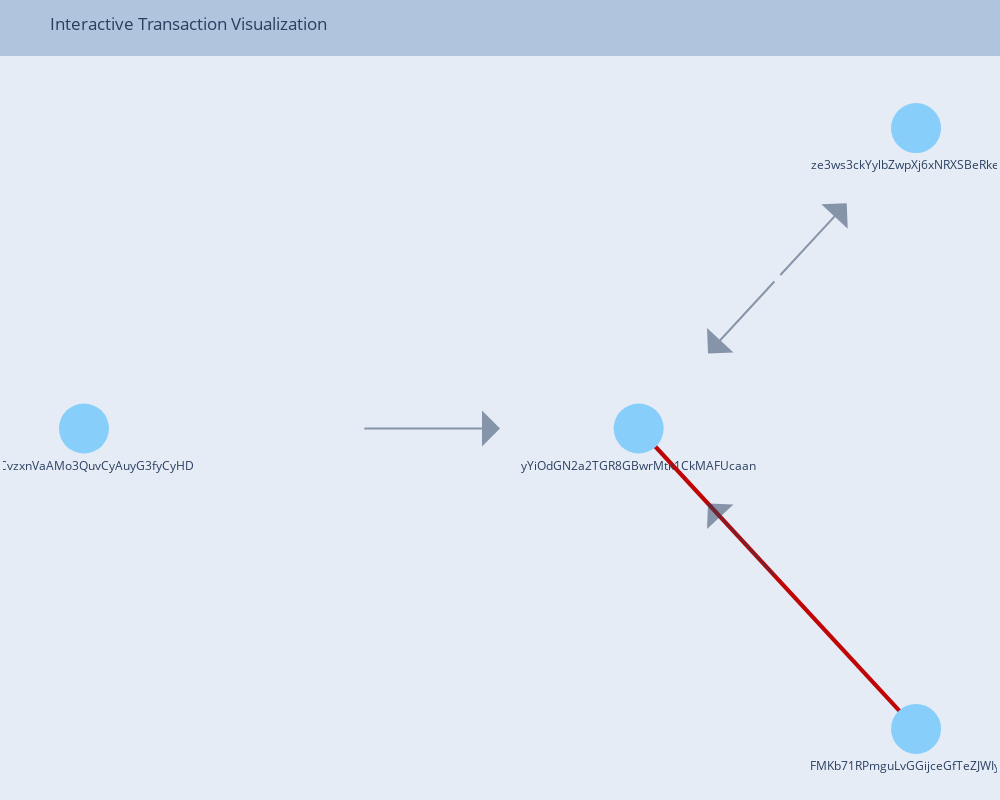

Source (notebook cell):
### Code cell
AccountToSearch = flowGraph_centerNode



# edge1 = pd.read_csv('edge1.csv')
# node1 = pd.read_csv('node1.csv')

# filter the record by datetime, to enable interactive control through the input box
# edge1['Datetime'] = "" # add empty Datetime column to edge1 dataframe
# accountSet=set() # contain unique account
# for index in range(0,len(edge1)):
#     edge1['Datetime'][index] = datetime.strptime(edge1['Date'][index], '%d/%m/%Y')
#     if edge1['Datetime'][index].year<yearRange[0] or edge1['Datetime'][index].year>yearRange[1]:
#         edge1.drop(axis=0, index=index, inplace=True)
#         continue
#     accountSet.add(edge1['Source'][index])
#     accountSet.add(edge1['Target'][index])

# to define the centric point of the networkx layout
shells=[]
shell1=[]
shell1.append(AccountToSearch)
shells.append(shell1)
shell2=[]
for ele in accountSet:
    if ele!=AccountToSearch:
        shell2.append(ele)
shells.append(shell2)


G = nx.from_pandas_edgelist(edge1, 'Source', 'Target', ['Source', 'Target', 'TransactionAmt', 'Date'], create_using=nx.MultiDiGraph())
nx.set_node_attributes(G, node1.set_index('Account')['CustomerName'].to_dict(), 'CustomerName')
nx.set_node_attributes(G, node1.set_index('Account')['Type'].to_dict(), 'Type')
# pos = nx.layout.spring_layout(G)
# pos = nx.layout.circular_layout(G)
# nx.layout.shell_layout only works for more than 3 nodes
if len(shell2)>1:
    pos = nx.drawing.layout.shell_layout(G, shells)
else:
    pos = nx.drawing.layout.spring_layout(G)
for node in G.nodes:
    G.nodes[node]['pos'] = list(pos[node])


if len(shell2)==0:
    traceRecode = []  # contains edge_trace, node_trace, middle_node_trace

    node_trace = go.Scatter(x=tuple([1]), y=tuple([1]), text=tuple([str(AccountToSearch)]), textposition="bottom center",
                            mode='markers+text',
                            marker={'size': 50, 'color': 'LightSkyBlue'})
    traceRecode.append(node_trace)

    node_trace1 = go.Scatter(x=tuple([1]), y=tuple([1]),
                            mode='markers',
                            marker={'size': 50, 'color': 'LightSkyBlue'},
                            opacity=0)
    traceRecode.append(node_trace1)

    figure = {
        "data": traceRecode,
        "layout": go.Layout(title='Interactive Transaction Visualization', showlegend=False,
                            margin={'b': 40, 'l': 40, 'r': 40, 't': 40},
                            xaxis={'showgrid': False, 'zeroline': False, 'showticklabels': False},
                            yaxis={'showgrid': False, 'zeroline': False, 'showticklabels': False},
                            height=600
                            )}
    # return figure


traceRecode = []  # contains edge_trace, node_trace, middle_node_trace
############################################################################################################################################################
colors = list(Color('lightcoral').range_to(Color('darkred'), len(G.edges())))
colors = ['rgb' + str(x.rgb) for x in colors]

index = 0
for edge in G.edges:
    x0, y0 = G.nodes[edge[0]]['pos']
    x1, y1 = G.nodes[edge[1]]['pos']
    weight = float(G.edges[edge]['TransactionAmt']) / max(edge1['TransactionAmt']) * 10
    trace = go.Scatter(x=tuple([x0, x1, None]), y=tuple([y0, y1, None]),
                        mode='lines',
                        line={'width': weight},
                        marker=dict(color=colors[index]),
                        line_shape='spline',
                        opacity=1)
    traceRecode.append(trace)
    index = index + 1
###############################################################################################################################################################
node_trace = go.Scatter(x=[], y=[], hovertext=[], text=[], mode='markers+text', textposition="bottom center",
                        hoverinfo="text", marker={'size': 50, 'color': 'LightSkyBlue'})

index = 0
for node in G.nodes():
    x, y = G.nodes[node]['pos']
    print(G)
    hovertext = node # not working to add more information to the node
    text = node # not working to add more information to the node
    # hovertext = "CustomerName: " + str(G.nodes[node]['CustomerName']) + "<br>" + "AccountType: " + str(
    #     G.nodes[node]['Type'])
    #text = node1['Account'][index]

    node_trace['x'] += tuple([x])
    node_trace['y'] += tuple([y])
    node_trace['hovertext'] += tuple([hovertext])
    node_trace['text'] += tuple([text])
    index = index + 1

traceRecode.append(node_trace)
################################################################################################################################################################
middle_hover_trace = go.Scatter(x=[], y=[], hovertext=[], mode='markers', hoverinfo="text",
                                marker={'size': 20, 'color': 'LightSkyBlue'},
                                opacity=0)

index = 0
for edge in G.edges:
    x0, y0 = G.nodes[edge[0]]['pos']
    x1, y1 = G.nodes[edge[1]]['pos']
    hovertext = "From: " + str(G.edges[edge]['Source']) + "<br>" + "To: " + str(
        G.edges[edge]['Target']) + "<br>" + "TransactionAmt: " + str(
        G.edges[edge]['TransactionAmt']) + "<br>" + "TransactionDate: " + str(G.edges[edge]['Date'])
    middle_hover_trace['x'] += tuple([(x0 + x1) / 2])
    middle_hover_trace['y'] += tuple([(y0 + y1) / 2])
    middle_hover_trace['hovertext'] += tuple([hovertext])
    index = index + 1

traceRecode.append(middle_hover_trace)
#################################################################################################################################################################
figure = {
    "data": traceRecode,
    "layout": go.Layout(title='Interactive Transaction Visualization', showlegend=False, hovermode='closest',
                        margin={'b': 40, 'l': 40, 'r': 40, 't': 40},
                        xaxis={'showgrid': False, 'zeroline': False, 'showticklabels': False},
                        yaxis={'showgrid': False, 'zeroline': False, 'showticklabels': False},
                        height=600,
                        clickmode='event+select',
                        annotations=[
                            dict(
                                ax=(G.nodes[edge[0]]['pos'][0] + G.nodes[edge[1]]['pos'][0]) / 2,
                                ay=(G.nodes[edge[0]]['pos'][1] + G.nodes[edge[1]]['pos'][1]) / 2, axref='x', ayref='y',
                                x=(G.nodes[edge[1]]['pos'][0] * 3 + G.nodes[edge[0]]['pos'][0]) / 4,
                                y=(G.nodes[edge[1]]['pos'][1] * 3 + G.nodes[edge[0]]['pos'][1]) / 4, xref='x', yref='y',
                                showarrow=True,
                                arrowhead=1,
                                arrowsize=3,
                                arrowwidth=2,
                                opacity=0.5
                            ) for edge in G.edges]
                        )}
fig = go.Figure(figure)
fig.update_layout(
    autosize=False,
    width=1000,
    height=800,
    margin=dict(
        l=3,
        r=3,
        b=3,
        t=60,
        pad=4
    ),
    paper_bgcolor="LightSteelBlue",
)
fig.show()

### Figure 1 — Plotly figure (JSON) as saved in the notebook; plotly's stock layout.template omitted (floating-point values rounded to 4 significant figures)
{"data": [{"line": {"shape": "spline", "width": 0.001129}, "marker": {"color": "rgb(0.9411764705882353, 0.5019607843137255, 0.5019607843137255)"}, "mode": "lines", "opacity": 1, "type": "scatter", "x": [-0.5, 0, null], "y": [-4.371e-08, 0, null]}, {"line": {"shape": "spline", "width": 10}, "marker": {"color": "rgb(0.9380954846727423, 0.28053196630764976, 0.28053196630764976)"}, "mode": "lines", "opacity": 1, "type": "scatter", "x": [0, 0, null], "y": [0, 0, null]}, {"line": {"shape": "spline", "width": 0.005645}, "marker": {"color": "rgb(0.9416114333057166, 0.052506213753106934, 0.052506213753106934)"}, "mode": "lines", "opacity": 1, "type": "scatter", "x": [0, 0.25, null], "y": [0, 0.433, null]}, {"line": {"shape": "spline", "width": 4.135}, "marker": {"color": "rgb(0.7492836923501794, 0.02032415078707539, 0.02032415078707539)"}, "mode": "lines", "opacity": 1, "type": "scatter", "x": [0.25, 0, null], "y": [-0.433, 0, null]}, {"line": {"shape": "spline", "width": 0.005645}, "marker": {"color": "rgb(0.5450980392156862, 0.0, 0.0)"}, "mode": "lines", "opacity": 1, "type": "scatter", "x": [0.25, 0, null], "y": [0.433, 0, null]}, {"hoverinfo": "text", "hovertext": ["6LjxlCvzxnVaAMo3QuvCyAuyG3fyCyHD", "yYiOdGN2a2TGR8GBwrMtk1CkMAFUcaan", "FMKb71RPmguLvGGijceGfTeZJWIyYdFI", "ze3ws3ckYylbZwpXj6xNRXSBeRkenIzY"], "marker": {"color": "LightSkyBlue", "size": 50}, "mode": "markers+text", "text": ["6LjxlCvzxnVaAMo3QuvCyAuyG3fyCyHD", "yYiOdGN2a2TGR8GBwrMtk1CkMAFUcaan", "FMKb71RPmguLvGGijceGfTeZJWIyYdFI", "ze3ws3ckYylbZwpXj6xNRXSBeRkenIzY"], "textposition": "bottom center", "type": "scatter", "x": [-0.5, 0, 0.25, 0.25], "y": [-4.371e-08, 0, -0.433, 0.433]}, {"hoverinfo": "text", "hovertext": ["From: 6LjxlCvzxnVaAMo3QuvCyAuyG3fyCyHD<br>To: yYiOdGN2a2TGR8GBwrMtk1CkMAFUcaan<br>TransactionAmt: 5.46e-06<br>TransactionDate: None", "From: yYiOdGN2a2TGR8GBwrMtk1CkMAFUcaan<br>To: yYiOdGN2a2TGR8GBwrMtk1CkMAFUcaan<br>TransactionAmt: 0.04836424<br>TransactionDate: None", "From: yYiOdGN2a2TGR8GBwrMtk1CkMAFUcaan<br>To: ze3ws3ckYylbZwpXj6xNRXSBeRkenIzY<br>TransactionAmt: 2.73e-05<br>TransactionDate: None", "From: FMKb71RPmguLvGGijceGfTeZJWIyYdFI<br>To: yYiOdGN2a2TGR8GBwrMtk1CkMAFUcaan<br>TransactionAmt: 0.02<br>TransactionDate: None", "From: ze3ws3ckYylbZwpXj6xNRXSBeRkenIzY<br>To: yYiOdGN2a2TGR8GBwrMtk1CkMAFUcaan<br>TransactionAmt: 2.73e-05<br>TransactionDate: None"], "marker": {"color": "LightSkyBlue", "size": 20}, "mode": "markers", "opacity": 0, "type": "scatter", "x": [-0.25, 0, 0.125, 0.125, 0.125], "y": [-2.186e-08, 0, 0.2165, -0.2165, 0.2165]}], "layout": {"annotations": [{"arrowhead": 1, "arrowsize": 3, "arrowwidth": 2, "ax": -0.25, "axref": "x", "ay": -2.186e-08, "ayref": "y", "opacity": 0.5, "showarrow": true, "x": -0.125, "xref": "x", "y": -1.093e-08, "yref": "y"}, {"arrowhead": 1, "arrowsize": 3, "arrowwidth": 2, "ax": 0, "axref": "x", "ay": 0, "ayref": "y", "opacity": 0.5, "showarrow": true, "x": 0, "xref": "x", "y": 0, "yref": "y"}, {"arrowhead": 1, "arrowsize": 3, "arrowwidth": 2, "ax": 0.125, "axref": "x", "ay": 0.2165, "ayref": "y", "opacity": 0.5, "showarrow": true, "x": 0.1875, "xref": "x", "y": 0.3248, "yref": "y"}, {"arrowhead": 1, "arrowsize": 3, "arrowwidth": 2, "ax": 0.125, "axref": "x", "ay": -0.2165, "ayref": "y", "opacity": 0.5, "showarrow": true, "x": 0.0625, "xref": "x", "y": -0.1083, "yref": "y"}, {"arrowhead": 1, "arrowsize": 3, "arrowwidth": 2, "ax": 0.125, "axref": "x", "ay": 0.2165, "ayref": "y", "opacity": 0.5, "showarrow": true, "x": 0.0625, "xref": "x", "y": 0.1083, "yref": "y"}], "autosize": false, "clickmode": "event+select", "height": 800, "hovermode": "closest", "margin": {"b": 3, "l": 3, "pad": 4, "r": 3, "t": 60}, "paper_bgcolor": "LightSteelBlue", "showlegend": false, "title": {"text": "Interactive Transaction Visualization"}, "width": 1000, "xaxis": {"showgrid": false, "showticklabels": false, "zeroline": false}, "yaxis": {"showgrid": false, "showticklabels": false, "zeroline": false}}}
